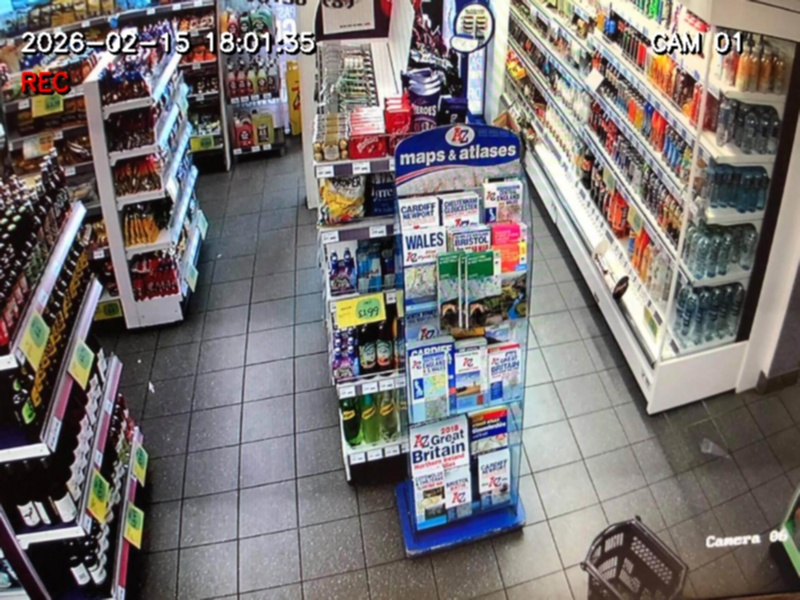
#> input picture Image_Restoration/Image_Restoration_Project/inputs/captured _store.jpg, 800 x 600 px; its folder holds only this picture in this run
$ python restoration.py
#> lines starting #> are read from the running program, lines starting #| are printed output that depends on the picture
import cv2
import numpy as np
import os

"""
Name: [Satdev]
Roll No: [2301010298]
Course: Image Processing & Computer Vision
Unit: [Unit 2]
Assignment Title: Noise Modeling and Image Restoration using Python
Date: 2026-02-12
"""

def add_gaussian_noise(image, mean=0, sigma=25):
    """Adds Gaussian noise to an image."""
    row, col = image.shape
    gauss = np.random.normal(mean, sigma, (row, col))
    noisy = image + gauss
    noisy = np.clip(noisy, 0, 255)
    return noisy.astype(np.uint8)

def add_salt_and_pepper_noise(image, salt_prob, pepper_prob):
    """Adds Salt-and-Pepper noise to an image."""
    noisy = np.copy(image)
    row, col = image.shape

    # Salt noise
    num_salt = np.ceil(salt_prob * image.size)
    coords = [np.random.randint(0, i - 1, int(num_salt)) for i in image.shape]
    noisy[coords[0], coords[1]] = 255

    # Pepper noise
    num_pepper = np.ceil(pepper_prob * image.size)
    coords = [np.random.randint(0, i - 1, int(num_pepper)) for i in image.shape]
    noisy[coords[0], coords[1]] = 0

    return noisy

def calculate_mse(original, restored):
    """Computes Mean Squared Error."""
    return np.mean((original - restored) ** 2)

def calculate_psnr(original, restored):
    """Computes Peak Signal-to-Noise Ratio."""
    mse = calculate_mse(original, restored)
    if mse == 0:
        return 100
    max_pixel = 255.0
    return 20 * np.log10(max_pixel / np.sqrt(mse))

def process_image(image_path, output_dir):
    """Processes a single image: adds noise, restores, evaluates."""
    if not os.path.exists(output_dir):
        os.makedirs(output_dir)

    filename = os.path.basename(image_path)
    name, ext = os.path.splitext(filename)

    print(f"\nProcessing: {filename}")

    # Task 1: Load and Preprocess
    original = cv2.imread(image_path, cv2.IMREAD_GRAYSCALE)
    if original is None:
        print(f"Error: Could not load {image_path}")
        return

    cv2.imwrite(os.path.join(output_dir, f"{name}_original{ext}"), original)

    # Task 2: Noise Modeling
    # Gaussian Noise
    noisy_gauss = add_gaussian_noise(original, sigma=25)
    cv2.imwrite(os.path.join(output_dir, f"{name}_noisy_gaussian{ext}"), noisy_gauss)

    # Salt and Pepper Noise
    noisy_sp = add_salt_and_pepper_noise(original, 0.02, 0.02)
    cv2.imwrite(os.path.join(output_dir, f"{name}_noisy_sp{ext}"), noisy_sp)

    # Task 3: Restoration
    # Mean Filter
    restored_mean_gauss = cv2.blur(noisy_gauss, (3, 3))
    restored_mean_sp = cv2.blur(noisy_sp, (3, 3))

    # Median Filter
    restored_median_gauss = cv2.medianBlur(noisy_gauss, 3)
    restored_median_sp = cv2.medianBlur(noisy_sp, 3)

    # Gaussian Filter
    restored_gauss_gauss = cv2.GaussianBlur(noisy_gauss, (3, 3), 0)
    restored_gauss_sp = cv2.GaussianBlur(noisy_sp, (3, 3), 0)

    # Save Restored Images
    cv2.imwrite(os.path.join(output_dir, f"{name}_restored_mean_gauss{ext}"), restored_mean_gauss)
    cv2.imwrite(os.path.join(output_dir, f"{name}_restored_mean_sp{ext}"), restored_mean_sp)
    cv2.imwrite(os.path.join(output_dir, f"{name}_restored_median_gauss{ext}"), restored_median_gauss)
    cv2.imwrite(os.path.join(output_dir, f"{name}_restored_median_sp{ext}"), restored_median_sp)
    cv2.imwrite(os.path.join(output_dir, f"{name}_restored_gauss_gauss{ext}"), restored_gauss_gauss)
    cv2.imwrite(os.path.join(output_dir, f"{name}_restored_gauss_sp{ext}"), restored_gauss_sp)

    # Task 4 & 5: Evaluation and Discussion
    results = {
        "Gaussian Noise": {
            "Mean Filter": (calculate_mse(original, restored_mean_gauss), calculate_psnr(original, restored_mean_gauss)),
            "Median Filter": (calculate_mse(original, restored_median_gauss), calculate_psnr(original, restored_median_gauss)),
            "Gaussian Filter": (calculate_mse(original, restored_gauss_gauss), calculate_psnr(original, restored_gauss_gauss))
        },
        "Salt & Pepper Noise": {
            "Mean Filter": (calculate_mse(original, restored_mean_sp), calculate_psnr(original, restored_mean_sp)),
            "Median Filter": (calculate_mse(original, restored_median_sp), calculate_psnr(original, restored_median_sp)),
            "Gaussian Filter": (calculate_mse(original, restored_gauss_sp), calculate_psnr(original, restored_gauss_sp))
        }
    }

    # Analytical Discussion snippet
    output_text = []
    output_text.append("-" * 60)
    output_text.append(f"{'Noise Type':<20} | {'Filter':<15} | {'MSE':<10} | {'PSNR (dB)':<10}")
    output_text.append("-" * 60)

    for noise_type, filters in results.items():
        for filter_name, (mse, psnr) in filters.items():
            output_text.append(f"{noise_type:<20} | {filter_name:<15} | {mse:<10.2f} | {psnr:<10.2f}")

    output_text.append("-" * 60)
    output_text.append("\nObservation:")
    output_text.append("Gaussian noise is generally better handled by Gaussian or Mean filters.")
    output_text.append("Salt-and-Pepper noise is effectively removed by Median filtering.")

    # Print to console
    print("\n".join(output_text))

    # Save to file
    with open(os.path.join(output_dir, f"{name}_performance.txt"), "w") as f:
        f.write("\n".join(output_text))


def main():
    input_dir = "inputs"
    output_dir = "outputs"

    # Create input directory if not exists (for user convenience)
    if not os.path.exists(input_dir):
        os.makedirs(input_dir)
        print(f"Created '{input_dir}' directory. Please place images there.")
        return

    image_files = [f for f in os.listdir(input_dir) if f.lower().endswith(('.png', '.jpg', '.jpeg', '.bmp'))]

    if not image_files:
        print(f"No images found in '{input_dir}'. Please add surveillance-style images.")
        return

    for image_file in image_files:
        process_image(os.path.join(input_dir, image_file), output_dir)
#> in process_image, `original = cv2.imread(image_path, cv2.IMREAD_GRAYSCALE)`:
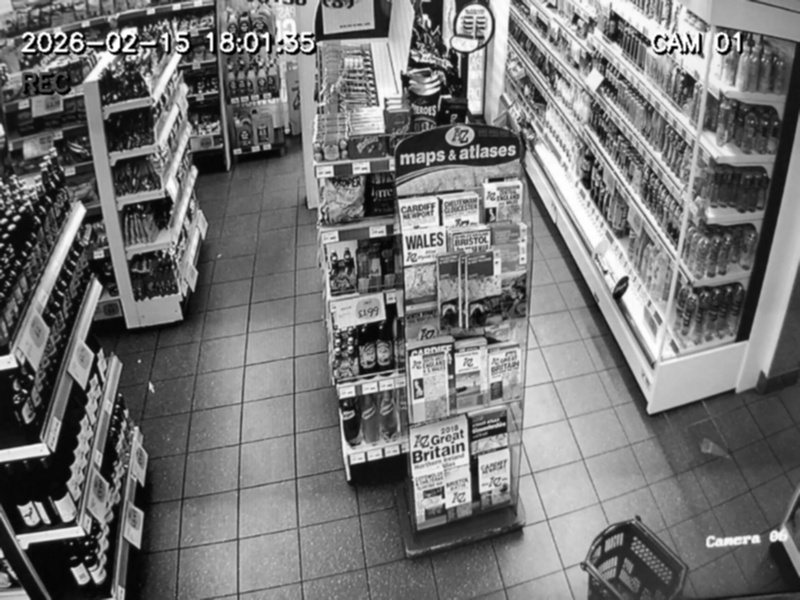
#> original: shape (600, 800); min 0, max 255, mean 117.4
#> in add_gaussian_noise, `noisy = image + gauss`:
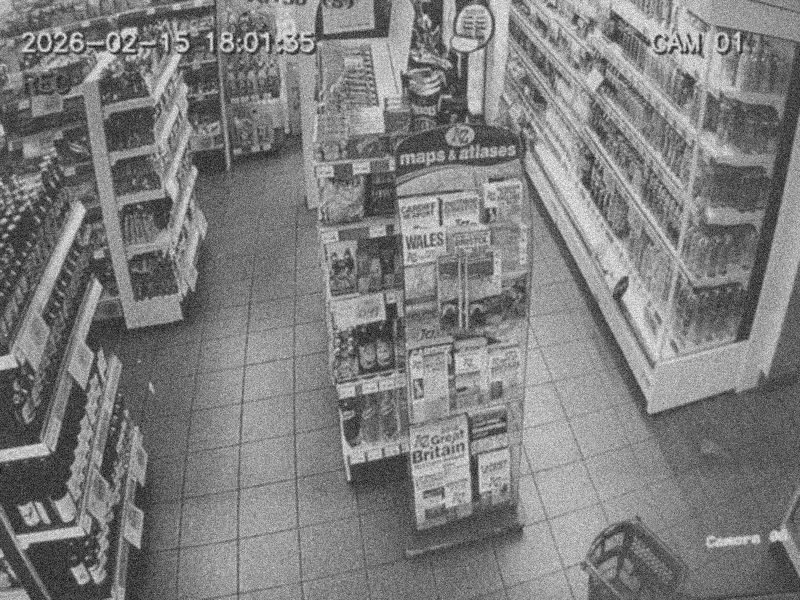
#> noisy: shape (600, 800) float64; min -95.3, max 333.5, mean 117.5; drawn with min black and max white
#> in add_salt_and_pepper_noise, `noisy[coords[0], coords[1]] = 0`:
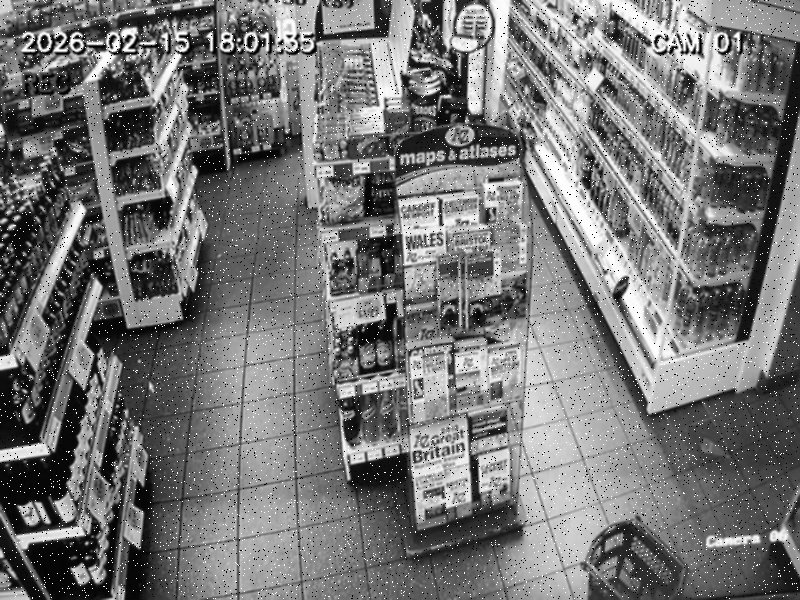
#> noisy: shape (600, 800); min 0, max 255, mean 117.8
#> in calculate_psnr, `mse = calculate_mse(original, restored)`: mse = 63.99
#> the loop in process_image, `for noise_type, filters in results.items():` made 2 passes
#> noise_type on passes 1 to 2: 'Gaussian Noise', 'Salt & Pepper Noise'
#> after the loop in process_image, `for noise_type, filters in results.items():`: output_text = 9 items
#| ------------------------------------------------------------
#| Noise Type           | Filter          | MSE        | PSNR (dB)
#| ------------------------------------------------------------
#| Gaussian Noise       | Mean Filter     | 63.99      | 30.07
#| Gaussian Noise       | Median Filter   | 69.63      | 29.70
#| Gaussian Noise       | Gaussian Filter | 64.25      | 30.05
#| Salt & Pepper Noise  | Mean Filter     | 51.64      | 31.00
#| Salt & Pepper Noise  | Median Filter   | 19.26      |

if __name__ == "__main__":
    main()

$ run again, on Image_Restoration/Image_Restoration_Project/inputs/captured_office.jpg
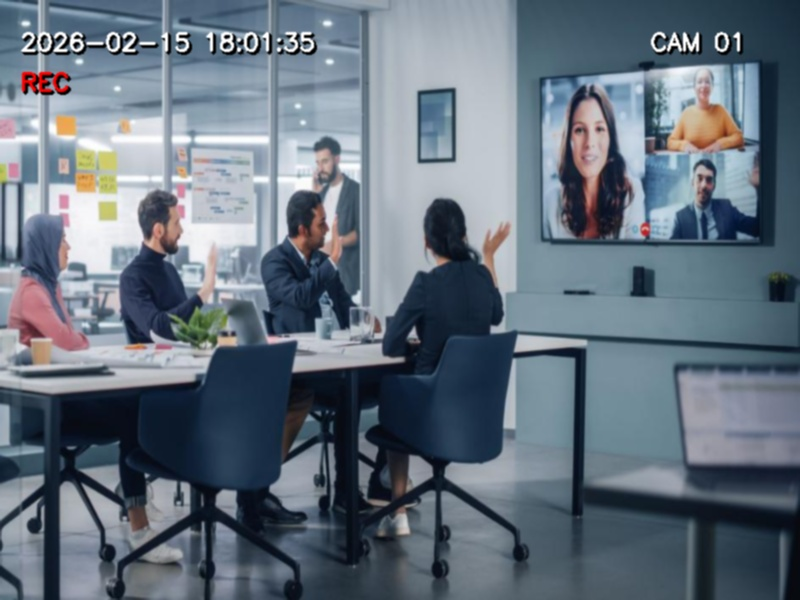
#> input picture Image_Restoration/Image_Restoration_Project/inputs/captured_office.jpg, 800 x 600 px
#> in add_gaussian_noise, `noisy = image + gauss`:
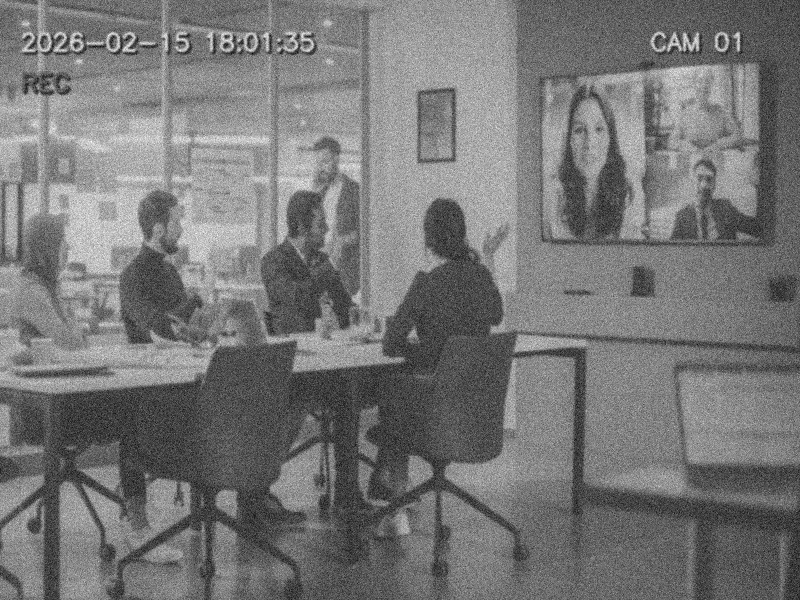
#> noisy: shape (600, 800) float64; min -90.61, max 342.1, mean 111.3; drawn with min black and max white
#> in add_salt_and_pepper_noise, `noisy[coords[0], coords[1]] = 0`:
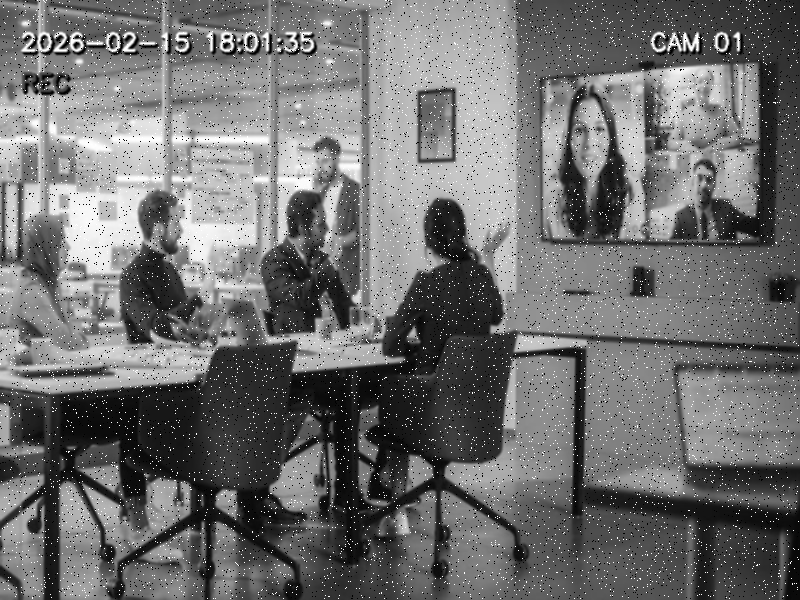
#> noisy: shape (600, 800); min 0, max 255, mean 111.8
#> mse = 53.75
#> the loop in process_image, `for noise_type, filters in results.items():` made 2 passes
#> noise_type on passes 1 to 2: 'Gaussian Noise', 'Salt & Pepper Noise'
#> after the loop in process_image, `for noise_type, filters in results.items():`: output_text = 9 items
#| ------------------------------------------------------------
#| Noise Type           | Filter          | MSE        | PSNR (dB)
#| ------------------------------------------------------------
#| Gaussian Noise       | Mean Filter     | 53.75      | 30.83
#| Gaussian Noise       | Median Filter   | 63.94      | 30.07
#| Gaussian Noise       | Gaussian Filter | 58.21      | 30.48
#> (further printed lines are left out)

$ run again, on Image_Restoration/Image_Restoration_Project/inputs/captured_parking.jpg
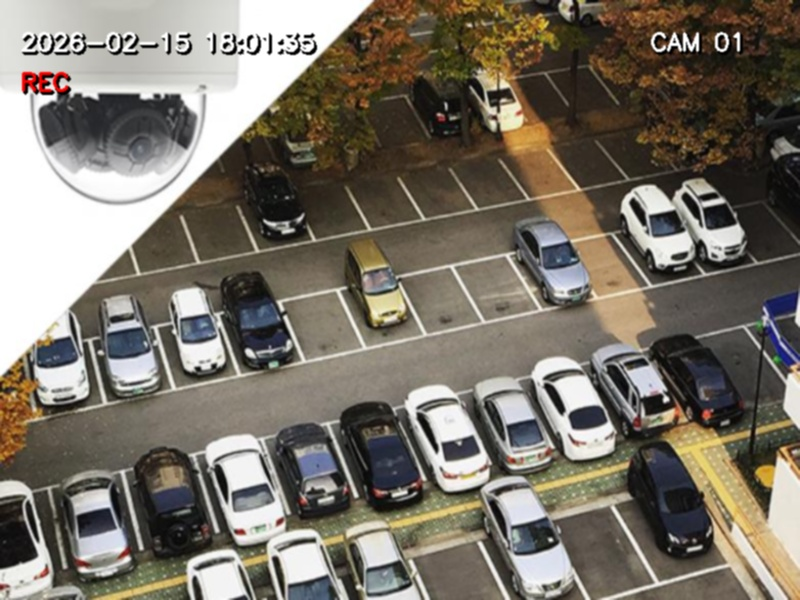
#> input picture Image_Restoration/Image_Restoration_Project/inputs/captured_parking.jpg, 800 x 600 px
#> in add_gaussian_noise, `noisy = image + gauss`:
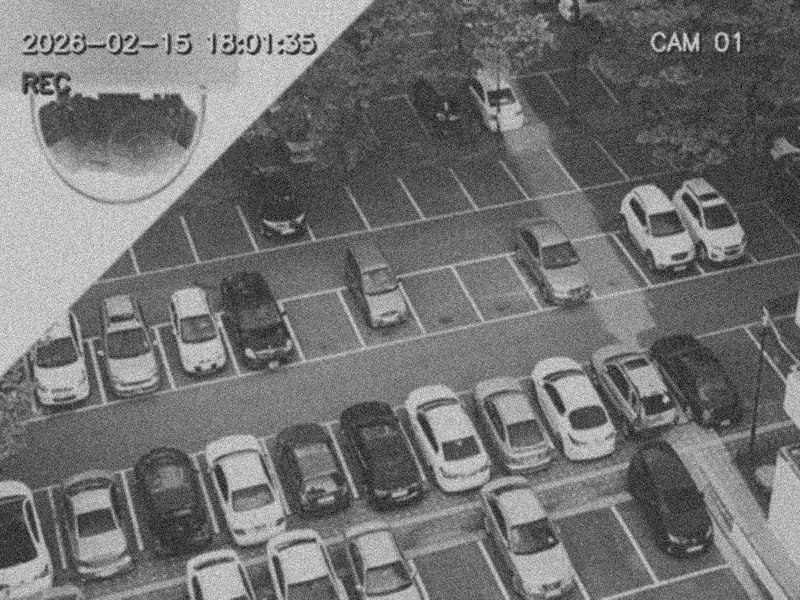
#> noisy: shape (600, 800) float64; min -82.14, max 357.5, mean 115.9; drawn with min black and max white
#> in add_salt_and_pepper_noise, `noisy[coords[0], coords[1]] = 0`:
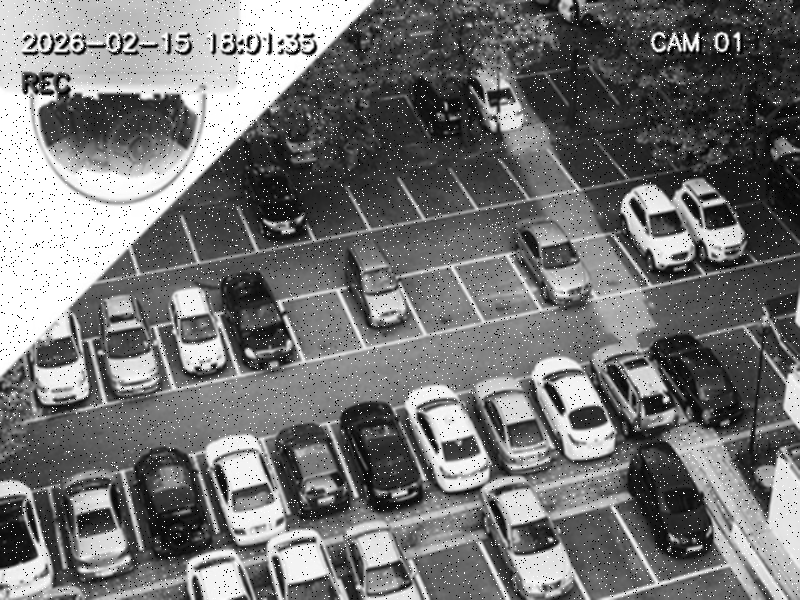
#> noisy: shape (600, 800); min 0, max 255, mean 116.3
#> mse = 60.11
#> the loop in process_image, `for noise_type, filters in results.items():` made 2 passes
#> noise_type on passes 1 to 2: 'Gaussian Noise', 'Salt & Pepper Noise'
#> after the loop in process_image, `for noise_type, filters in results.items():`: output_text = 9 items
#| ------------------------------------------------------------
#| Noise Type           | Filter          | MSE        | PSNR (dB)
#| ------------------------------------------------------------
#| Gaussian Noise       | Mean Filter     | 60.11      | 30.34
#| Gaussian Noise       | Median Filter   | 64.72      | 30.02
#| Gaussian Noise       | Gaussian Filter | 62.07      | 30.20
#> (further printed lines are left out)
